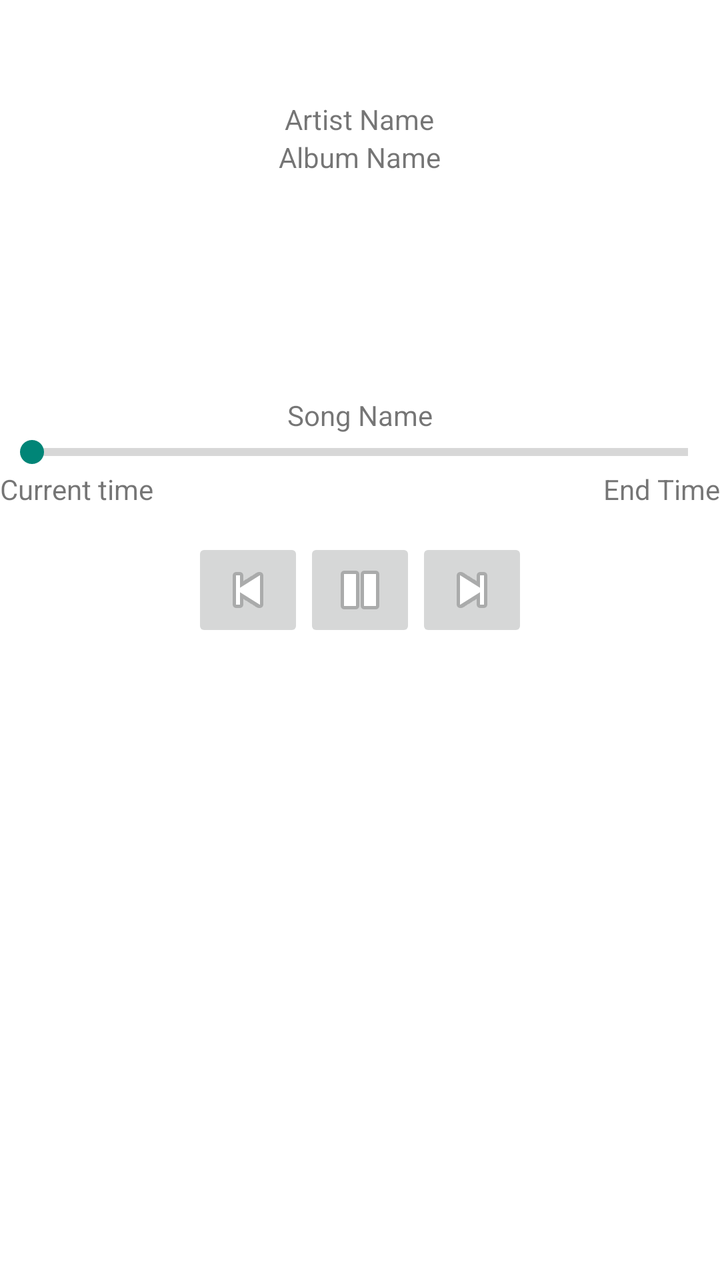
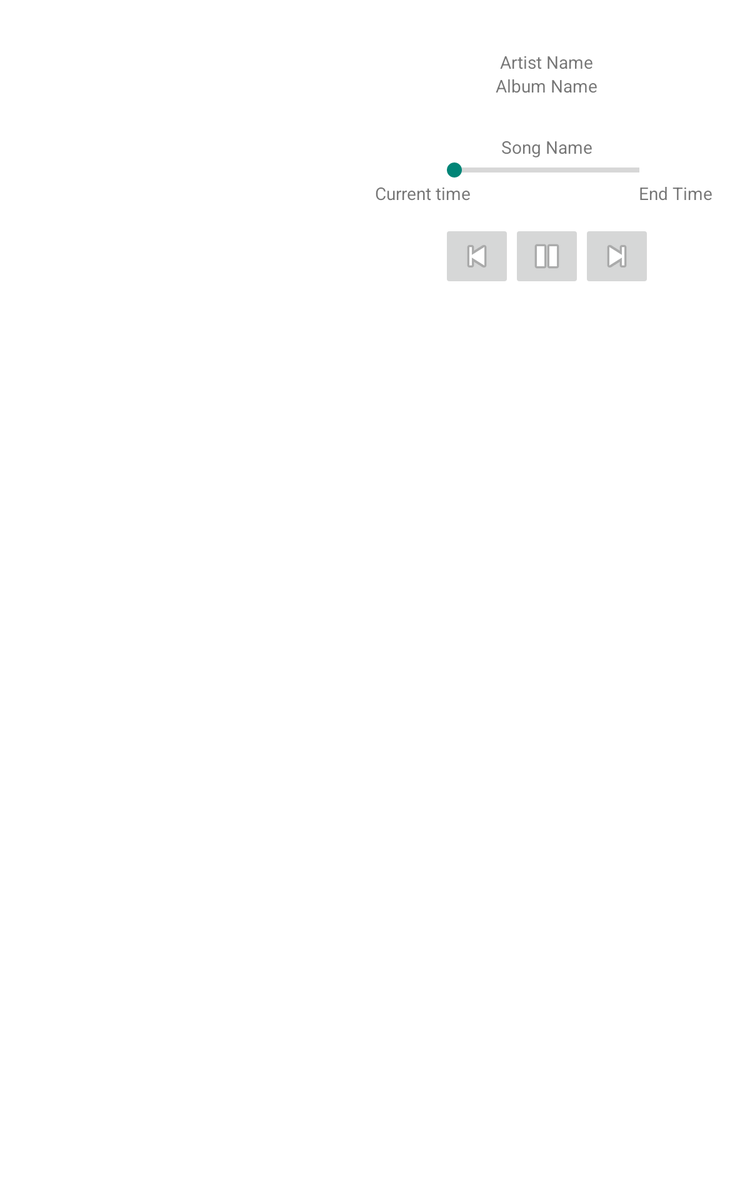

An Android layout and its configuration variant, each rendered on a device that would load it. The default file and the variant file are quoted in full after the pictures.
<!-- AndroidManifest.xml: application theme AppTheme -->
<!-- res/layout/fragment_media_player.xml -->
<?xml version="1.0" encoding="utf-8"?>
<LinearLayout xmlns:android="http://schemas.android.com/apk/res/android"
    android:orientation="vertical" android:layout_width="match_parent"
    android:layout_height="match_parent"
    android:background="#ffffff">

    <TextView
        android:layout_marginTop="50dp"
        android:layout_width="wrap_content"
        android:layout_height="wrap_content"
        android:text="Artist Name"
        android:id="@+id/artistNameTxt"
        android:layout_gravity="center_horizontal" />

    <TextView
        android:layout_width="wrap_content"
        android:layout_height="wrap_content"
        android:text="Album Name"
        android:id="@+id/albumNameTxt"
        android:layout_gravity="center_horizontal"
        android:layout_marginBottom="15dp"/>

    <ImageView
        android:layout_width="wrap_content"
        android:layout_height="wrap_content"
        android:id="@+id/albumCoverImg"
        android:layout_gravity="center_horizontal"
        android:minWidth="80dp"
        android:minHeight="80dp"
        android:maxWidth="80dp"
        android:maxHeight="80dp"
        android:layout_marginLeft="15dp"
        android:layout_marginRight="15dp"/>

    <TextView
        android:layout_width="wrap_content"
        android:layout_height="wrap_content"
        android:text="Song Name"
        android:id="@+id/songNameTxt"
        android:layout_gravity="center_horizontal"
        android:layout_marginTop="15dp"/>

    <SeekBar
        style="?android:attr/progressBarStyleHorizontal"
        android:layout_width="match_parent"
        android:layout_height="wrap_content"
        android:id="@+id/scrubBar"
        android:layout_gravity="center_horizontal"
        android:progress="0"
        android:max="30" />

    <LinearLayout
        android:orientation="horizontal"
        android:layout_width="match_parent"
        android:layout_height="wrap_content"
        android:layout_gravity="center_horizontal">

        <RelativeLayout
            android:layout_width="match_parent"
            android:layout_height="match_parent">
            <TextView
                android:layout_width="wrap_content"
                android:layout_height="wrap_content"
                android:text="Current time"
                android:id="@+id/currentTimeTxt"
                android:layout_alignParentTop="true"
                android:layout_alignParentLeft="true"
                android:layout_alignParentStart="true" />

            <TextView
                android:layout_width="wrap_content"
                android:layout_height="wrap_content"
                android:text="End Time"
                android:id="@+id/endTimeTxt"
                android:layout_alignParentTop="true"
                android:layout_alignParentRight="true"
                android:layout_alignParentEnd="true" />
        </RelativeLayout>
    </LinearLayout>

    <RelativeLayout
        android:layout_width="match_parent"
        android:layout_height="wrap_content"
        android:layout_gravity="center_horizontal"
        android:layout_marginBottom="50dp"
        android:layout_marginTop="15dp">

        <ImageButton
            android:layout_width="wrap_content"
            android:layout_height="wrap_content"
            android:id="@+id/playCtrlBtn"
            android:layout_centerVertical="true"
            android:layout_centerHorizontal="true"
            android:src="@android:drawable/ic_media_pause" />

        <ImageButton
            android:layout_width="wrap_content"
            android:layout_height="wrap_content"
            android:id="@+id/previousCtrlBtn"
            android:layout_alignParentTop="true"
            android:layout_toLeftOf="@+id/playCtrlBtn"
            android:layout_toStartOf="@+id/playCtrlBtn"
            android:src="@android:drawable/ic_media_previous"/>
        <ImageButton
            android:layout_width="wrap_content"
            android:layout_height="wrap_content"
            android:id="@+id/nextCtrlBtn"
            android:layout_alignParentTop="true"
            android:layout_toRightOf="@+id/playCtrlBtn"
            android:src="@android:drawable/ic_media_next"/>
    </RelativeLayout>

</LinearLayout>
<!-- resources referenced by this layout -->
<resources>
  <style name="AppTheme" parent="Theme.AppCompat.Light.DarkActionBar">
          
      </style>
</resources>
<!-- res/layout-sw600dp/fragment_media_player.xml (the repository's variant of the layout above) -->
<!-- drawn on a 7-inch tablet held upright -->
<?xml version="1.0" encoding="utf-8"?>
<LinearLayout xmlns:android="http://schemas.android.com/apk/res/android"
    android:orientation="horizontal" android:layout_width="match_parent"
    android:layout_height="match_parent"
    android:background="#ffffff" >

    <ImageView
        android:layout_height="wrap_content"
        android:layout_width="match_parent"
        android:id="@+id/albumCoverImg"
        android:minWidth="50dp"
        android:minHeight="50dp"
        android:maxWidth="50dp"
        android:maxHeight="50dp"
        android:layout_marginLeft="35dp"
        android:layout_marginRight="35dp"
        android:layout_marginTop="25dp"
        android:layout_marginBottom="25dp"
        android:layout_weight="1"/>

    <LinearLayout xmlns:android="http://schemas.android.com/apk/res/android"
        android:orientation="vertical"
        android:layout_height="match_parent"
        android:layout_width="match_parent"
        android:background="#ffffff"
        android:layout_marginTop="25dp"
        android:layout_marginRight="25dp"
        android:layout_weight="1">
        <TextView
            android:layout_marginTop="15dp"
            android:layout_width="wrap_content"
            android:layout_height="wrap_content"
            android:text="Artist Name"
            android:id="@+id/artistNameTxt"
            android:layout_gravity="center_horizontal" />

        <TextView
            android:layout_width="wrap_content"
            android:layout_height="wrap_content"
            android:text="Album Name"
            android:id="@+id/albumNameTxt"
            android:layout_gravity="center_horizontal"
            android:layout_marginBottom="15dp"/>


        <TextView
            android:layout_width="wrap_content"
            android:layout_height="wrap_content"
            android:text="Song Name"
            android:id="@+id/songNameTxt"
            android:layout_gravity="center_horizontal"
            android:layout_marginTop="15dp"/>

        <SeekBar
            style="?android:attr/progressBarStyleHorizontal"
            android:layout_width="180dp"
            android:layout_height="wrap_content"
            android:id="@+id/scrubBar"
            android:layout_gravity="center_horizontal"
            android:progress="0"
            android:max="30" />

        <LinearLayout
            android:orientation="horizontal"
            android:layout_width="match_parent"
            android:layout_height="wrap_content"
            android:layout_gravity="center_horizontal">

            <RelativeLayout
                android:layout_width="match_parent"
                android:layout_height="match_parent">
                <TextView
                    android:layout_width="wrap_content"
                    android:layout_height="wrap_content"
                    android:text="Current time"
                    android:id="@+id/currentTimeTxt"
                    android:layout_alignParentTop="true"
                    android:layout_alignParentLeft="true"
                    android:layout_alignParentStart="true" />

                <TextView
                    android:layout_width="wrap_content"
                    android:layout_height="wrap_content"
                    android:text="End Time"
                    android:id="@+id/endTimeTxt"
                    android:layout_alignParentTop="true"
                    android:layout_alignParentRight="true"
                    android:layout_alignParentEnd="true"
                    android:layout_marginRight="5dp"/>
            </RelativeLayout>
        </LinearLayout>

        <RelativeLayout
            android:layout_width="match_parent"
            android:layout_height="wrap_content"
            android:layout_gravity="center_horizontal"
            android:layout_marginBottom="50dp"
            android:layout_marginTop="15dp">

            <ImageButton
                android:layout_width="wrap_content"
                android:layout_height="wrap_content"
                android:id="@+id/playCtrlBtn"
                android:layout_centerVertical="true"
                android:layout_centerHorizontal="true"
                android:src="@android:drawable/ic_media_pause" />

            <ImageButton
                android:layout_width="wrap_content"
                android:layout_height="wrap_content"
                android:id="@+id/previousCtrlBtn"
                android:layout_alignParentTop="true"
                android:layout_toLeftOf="@+id/playCtrlBtn"
                android:layout_toStartOf="@+id/playCtrlBtn"
                android:src="@android:drawable/ic_media_previous"/>
            <ImageButton
                android:layout_width="wrap_content"
                android:layout_height="wrap_content"
                android:id="@+id/nextCtrlBtn"
                android:layout_alignParentTop="true"
                android:layout_toRightOf="@+id/playCtrlBtn"
                android:src="@android:drawable/ic_media_next"/>
        </RelativeLayout>
    </LinearLayout>

</LinearLayout>
